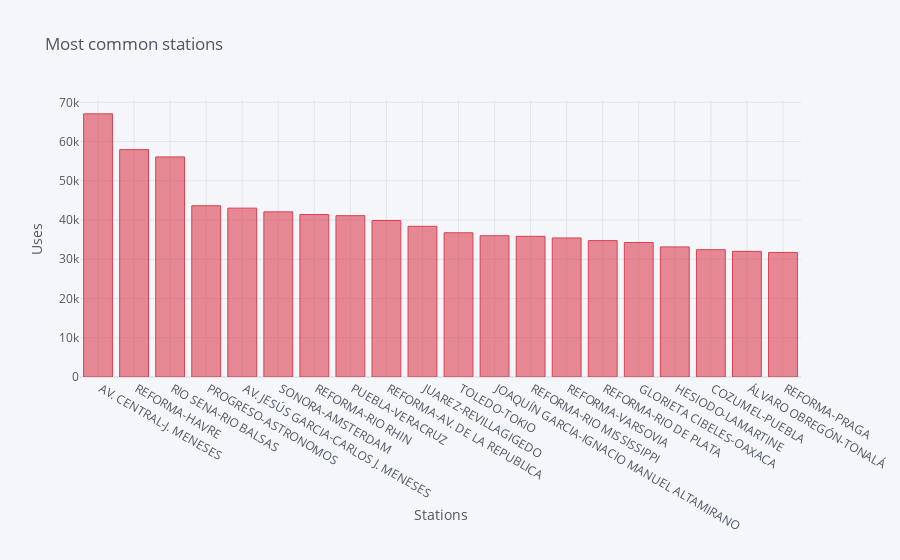

Notebook cell for this chart:
### Code cell
top20.iplot(kind = 'bar', y = 'Bici', x = 'Ciclo_Estacion_Retiro', color = 'red', xTitle = 'Stations', yTitle = 'Uses', title = 'Most common stations')

### Figure 1 — Plotly figure (JSON) as saved in the notebook; plotly's stock layout.template omitted (floating-point values rounded to 4 significant figures)
{"data": [{"marker": {"color": "rgba(219, 64, 82, 0.6)", "line": {"color": "rgba(219, 64, 82, 1.0)", "width": 1}}, "name": "Bici", "orientation": "v", "text": "", "type": "bar", "x": [" AV. CENTRAL-J. MENESES ", " REFORMA-HAVRE", " RIO SENA-RIO BALSAS", " PROGRESO-ASTRONOMOS", " AV. JESÚS GARCIA-CARLOS J. MENESES ", " SONORA-AMSTERDAM", " REFORMA-RIO RHIN", " PUEBLA-VERACRUZ", " REFORMA-AV. DE LA REPUBLICA", " JUAREZ-REVILLAGIGEDO", " TOLEDO-TOKIO", " JOAQUÍN GARCIA-IGNACIO MANUEL ALTAMIRANO", " REFORMA-RIO MISSISSIPPI", " REFORMA-VARSOVIA", " REFORMA-RIO DE PLATA", " GLORIETA CIBELES-OAXACA", " HESIODO-LAMARTINE ", " COZUMEL-PUEBLA", " ÁLVARO OBREGÓN-TONALÁ", " REFORMA-PRAGA"], "y": [67057, 57944, 56079, 43639, 43031, 42082, 41395, 41112, 39877, 38400, 36755, 36002, 35845, 35427, 34756, 34275, 33153, 32442, 32014, 31741]}], "layout": {"legend": {"bgcolor": "#F5F6F9", "font": {"color": "#4D5663"}}, "paper_bgcolor": "#F5F6F9", "plot_bgcolor": "#F5F6F9", "title": {"font": {"color": "#4D5663"}, "text": "Most common stations"}, "xaxis": {"gridcolor": "#E1E5ED", "showgrid": true, "tickfont": {"color": "#4D5663"}, "title": {"font": {"color": "#4D5663"}, "text": "Stations"}, "zerolinecolor": "#E1E5ED"}, "yaxis": {"gridcolor": "#E1E5ED", "showgrid": true, "tickfont": {"color": "#4D5663"}, "title": {"font": {"color": "#4D5663"}, "text": "Uses"}, "zerolinecolor": "#E1E5ED"}}}
